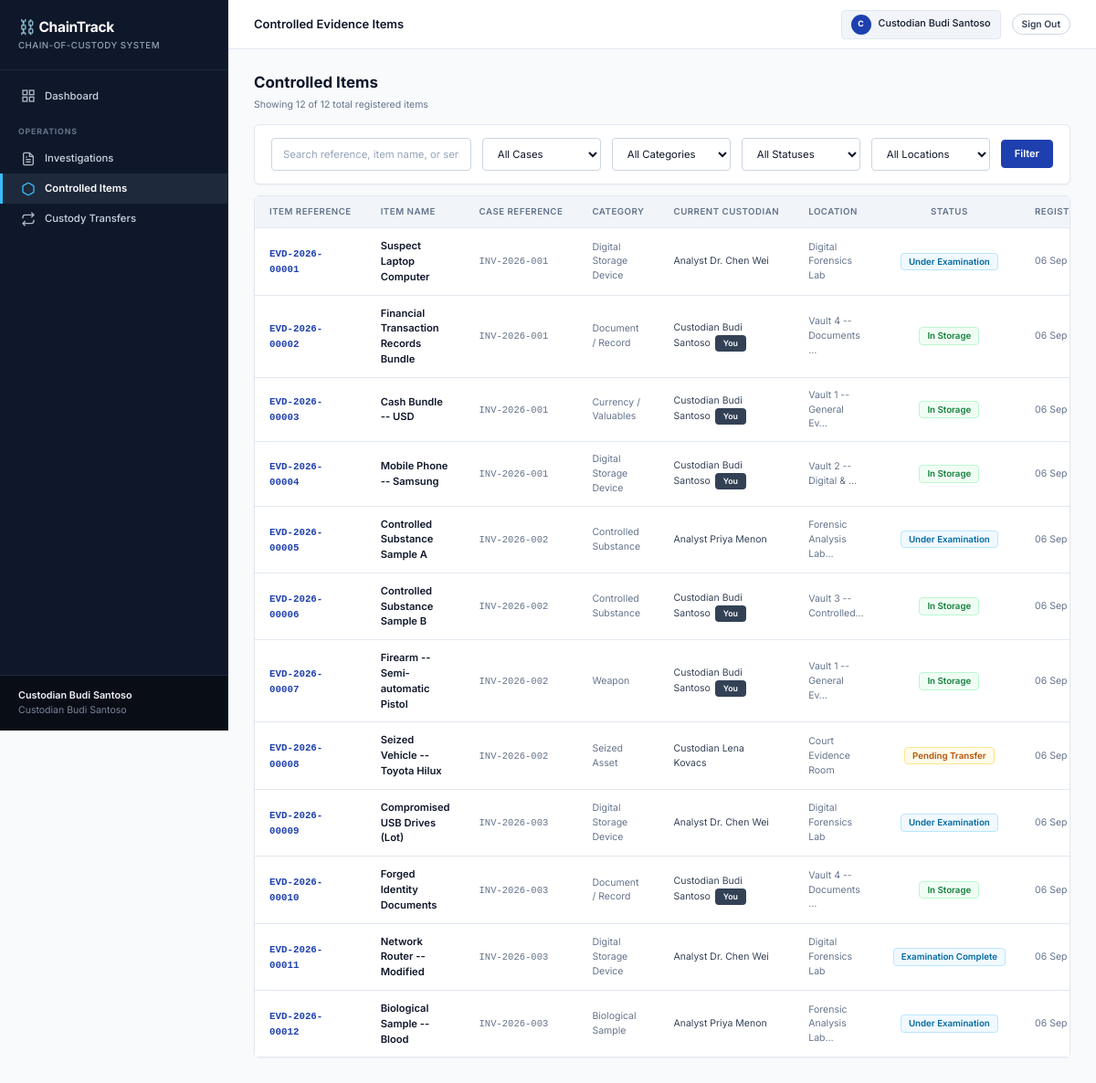
Screenshot of /items/index.php (signed in) with the database file from the repository.
### tables this page shows
CREATE TABLE `items` (
  `id`                   INT UNSIGNED NOT NULL AUTO_INCREMENT,
  `item_reference`       VARCHAR(100) NOT NULL COMMENT 'e.g. EVD-2026-00001',
  `investigation_id`     INT UNSIGNED NOT NULL,
  `category_id`          INT UNSIGNED NOT NULL,
  `item_name`            VARCHAR(255) NOT NULL,
  `description`          TEXT         DEFAULT NULL,
  `physical_description` TEXT         DEFAULT NULL COMMENT 'Color, dimensions, serial numbers, markings',
  `acquisition_date`     DATE         DEFAULT NULL,
  `acquisition_location` VARCHAR(255) DEFAULT NULL COMMENT 'Free-text original collection point',
  `registered_by`        INT UNSIGNED NOT NULL,
  `current_custodian_id` INT UNSIGNED DEFAULT NULL,
  `current_location_id`  INT UNSIGNED DEFAULT NULL,
  `current_status_id`    INT UNSIGNED NOT NULL,
  `notes`                TEXT         DEFAULT NULL,
  `is_archived`          TINYINT(1)   NOT NULL DEFAULT 0,
  `created_at`           TIMESTAMP    NOT NULL DEFAULT CURRENT_TIMESTAMP,
  `updated_at`           TIMESTAMP    NOT NULL DEFAULT CURRENT_TIMESTAMP ON UPDATE CURRENT_TIMESTAMP,
  PRIMARY KEY (`id`),
  UNIQUE KEY `uq_item_reference`      (`item_reference`),
  KEY `fk_items_investigation`        (`investigation_id`),
  KEY `fk_items_category`             (`category_id`),
  KEY `fk_items_registered_by`        (`registered_by`),
  KEY `fk_items_current_custodian`    (`current_custodian_id`),
  KEY `fk_items_current_location`     (`current_location_id`),
  KEY `fk_items_current_status`       (`current_status_id`),
  KEY `idx_items_is_archived`         (`is_archived`),
  CONSTRAINT `fk_items_investigation`     FOREIGN KEY (`investigation_id`)    REFERENCES `investigations`  (`id`),
  CONSTRAINT `fk_items_category`          FOREIGN KEY (`category_id`)         REFERENCES `item_categories` (`id`),
  CONSTRAINT `fk_items_registered_by`     FOREIGN KEY (`registered_by`)       REFERENCES `users`          (`id`),
  CONSTRAINT `fk_items_current_custodian` FOREIGN KEY (`current_custodian_id`) REFERENCES `users`          (`id`),
  CONSTRAINT `fk_items_current_location`  FOREIGN KEY (`current_location_id`)  REFERENCES `locations`      (`id`),
  CONSTRAINT `fk_items_current_status`    FOREIGN KEY (`current_status_id`)    REFERENCES `item_statuses`  (`id`)
);

CREATE TABLE `investigations` (
  `id`            INT UNSIGNED NOT NULL AUTO_INCREMENT,
  `inv_reference` VARCHAR(80)  NOT NULL COMMENT 'e.g. INV-2026-001',
  `title`         VARCHAR(255) NOT NULL,
  `description`   TEXT         DEFAULT NULL,
  `department_id` INT UNSIGNED DEFAULT NULL,
  `lead_user_id`  INT UNSIGNED DEFAULT NULL,
  `start_date`    DATE         NOT NULL,
  `end_date`      DATE         DEFAULT NULL,
  `status`        ENUM('open','closed','archived') NOT NULL DEFAULT 'open',
  `created_by`    INT UNSIGNED NOT NULL,
  `created_at`    TIMESTAMP    NOT NULL DEFAULT CURRENT_TIMESTAMP,
  `updated_at`    TIMESTAMP    NOT NULL DEFAULT CURRENT_TIMESTAMP ON UPDATE CURRENT_TIMESTAMP,
  PRIMARY KEY (`id`),
  UNIQUE KEY `uq_inv_reference`   (`inv_reference`),
  KEY `fk_inv_department`         (`department_id`),
  KEY `fk_inv_lead_user`          (`lead_user_id`),
  KEY `fk_inv_created_by`         (`created_by`),
  KEY `idx_investigations_status` (`status`),
  CONSTRAINT `fk_inv_department` FOREIGN KEY (`department_id`) REFERENCES `departments` (`id`),
  CONSTRAINT `fk_inv_lead_user`  FOREIGN KEY (`lead_user_id`)  REFERENCES `users`       (`id`),
  CONSTRAINT `fk_inv_created_by` FOREIGN KEY (`created_by`)    REFERENCES `users`       (`id`)
);

CREATE TABLE `item_categories` (
  `id`          INT UNSIGNED NOT NULL AUTO_INCREMENT,
  `cat_name`    VARCHAR(100) NOT NULL,
  `description` TEXT         DEFAULT NULL,
  `is_active`   TINYINT(1)   NOT NULL DEFAULT 1,
  `created_at`  TIMESTAMP    NOT NULL DEFAULT CURRENT_TIMESTAMP,
  PRIMARY KEY (`id`),
  UNIQUE KEY `uq_cat_name` (`cat_name`)
);

CREATE TABLE `users` (
  `id`            INT UNSIGNED NOT NULL AUTO_INCREMENT,
  `employee_id`   VARCHAR(50)  DEFAULT NULL COMMENT 'Badge / employee number',
  `full_name`     VARCHAR(150) NOT NULL,
  `email`         VARCHAR(150) NOT NULL,
  `username`      VARCHAR(80)  NOT NULL,
  `password_hash` VARCHAR(255) NOT NULL COMMENT 'PHP password_hash() BCRYPT',
  `role_id`       INT UNSIGNED NOT NULL,
  `department_id` INT UNSIGNED DEFAULT NULL,
  `is_active`     TINYINT(1)   NOT NULL DEFAULT 1,
  `last_login_at` DATETIME     DEFAULT NULL,
  `created_by`    INT UNSIGNED DEFAULT NULL COMMENT 'NULL for the first system admin',
  `created_at`    TIMESTAMP    NOT NULL DEFAULT CURRENT_TIMESTAMP,
  `updated_at`    TIMESTAMP    NOT NULL DEFAULT CURRENT_TIMESTAMP ON UPDATE CURRENT_TIMESTAMP,
  PRIMARY KEY (`id`),
  UNIQUE KEY `uq_users_email`       (`email`),
  UNIQUE KEY `uq_users_username`    (`username`),
  UNIQUE KEY `uq_users_employee_id` (`employee_id`),
  KEY `fk_users_role_id`       (`role_id`),
  KEY `fk_users_department_id` (`department_id`),
  KEY `fk_users_created_by`    (`created_by`),
  CONSTRAINT `fk_users_role`       FOREIGN KEY (`role_id`)       REFERENCES `roles`       (`id`),
  CONSTRAINT `fk_users_department` FOREIGN KEY (`department_id`) REFERENCES `departments` (`id`),
  CONSTRAINT `fk_users_creator`    FOREIGN KEY (`created_by`)    REFERENCES `users`       (`id`)
);

CREATE TABLE `locations` (
  `id`            INT UNSIGNED NOT NULL AUTO_INCREMENT,
  `location_code` VARCHAR(50)  DEFAULT NULL,
  `location_name` VARCHAR(150) NOT NULL,
  `location_type` ENUM('storage','lab','office','field','external','other') NOT NULL DEFAULT 'storage',
  `parent_id`     INT UNSIGNED DEFAULT NULL COMMENT 'Self-referential for sub-locations',
  `department_id` INT UNSIGNED DEFAULT NULL,
  `description`   TEXT         DEFAULT NULL,
  `is_active`     TINYINT(1)   NOT NULL DEFAULT 1,
  `created_at`    TIMESTAMP    NOT NULL DEFAULT CURRENT_TIMESTAMP,
  PRIMARY KEY (`id`),
  UNIQUE KEY `uq_location_code` (`location_code`),
  KEY `fk_locations_parent`     (`parent_id`),
  KEY `fk_locations_department` (`department_id`),
  CONSTRAINT `fk_locations_parent`     FOREIGN KEY (`parent_id`)     REFERENCES `locations`   (`id`),
  CONSTRAINT `fk_locations_department` FOREIGN KEY (`department_id`) REFERENCES `departments` (`id`)
);

CREATE TABLE `item_statuses` (
  `id`          INT UNSIGNED NOT NULL AUTO_INCREMENT,
  `status_name` VARCHAR(100) NOT NULL,
  `status_slug` VARCHAR(50)  NOT NULL,
  `color_badge` VARCHAR(20)  NOT NULL DEFAULT 'secondary' COMMENT 'Bootstrap badge variant',
  `description` TEXT         DEFAULT NULL,
  `is_active`   TINYINT(1)   NOT NULL DEFAULT 1,
  `sort_order`  INT          NOT NULL DEFAULT 0,
  `created_at`  TIMESTAMP    NOT NULL DEFAULT CURRENT_TIMESTAMP,
  PRIMARY KEY (`id`),
  UNIQUE KEY `uq_status_name` (`status_name`),
  UNIQUE KEY `uq_status_slug` (`status_slug`)
);

### includes/functions.php (called while the page is built, shortened)
<?php
function esc(mixed $value): string
{
    return htmlspecialchars((string)$value, ENT_QUOTES | ENT_SUBSTITUTE, 'UTF-8');
}
function getAllItemsPaginated(mysqli $db, array $filters = [], int $page = 1, int $perPage = 20): array
{
    $where = ['1=1'];
    $params = [];
    $types = '';
    if (isset($filters['is_archived']) && $filters['is_archived'] !== '') {
        $where[] = 'i.is_archived = ?';
        $params[] = (int)$filters['is_archived'];
        $types .= 'i';
    }
    $wSql = implode(' AND ', $where);
    $cntSql = "SELECT COUNT(*) AS total FROM items i WHERE {$wSql}";
    if ($types !== '') {
        $stmt = $db->prepare($cntSql);
        $stmt->bind_param($types, ...$params);
        $stmt->execute();
        $total = (int)$stmt->get_result()->fetch_assoc()['total'];
    } else {
        $res = $db->query($cntSql);
        $total = (int)$res->fetch_assoc()['total'];
    }
    $page = max(1, $page);
    $pages = max(1, (int)ceil($total / $perPage));
    $offset = ($page - 1) * $perPage;
    $sql = "SELECT i.id, i.item_reference, i.item_name, i.physical_description,
                   i.acquisition_date, i.is_archived, i.created_at,
                   c.cat_name AS category_name,
                   inv.id AS investigation_id, inv.inv_reference, inv.title AS investigation_title,
                   u.id AS custodian_id, u.full_name AS custodian_name, u.employee_id AS custodian_emp_id,
                   l.id AS location_id, l.location_name,
                   ist.id AS status_id, ist.status_name, ist.status_slug, ist.color_badge
            FROM items i
            JOIN item_categories c   ON c.id   = i.category_id
            JOIN investigations inv  ON inv.id = i.investigation_id
            JOIN item_statuses ist   ON ist.id = i.current_status_id
            LEFT JOIN users u        ON u.id   = i.current_custodian_id
            LEFT JOIN locations l    ON l.id   = i.current_location_id
            WHERE {$wSql}
            ORDER BY i.created_at DESC
            LIMIT ? OFFSET ?";
    $pageParams = $params;
    $pageParams[] = $perPage;
    $pageParams[] = $offset;
    $pageTypes = $types . 'ii';
    $stmt = $db->prepare($sql);
    $stmt->bind_param($pageTypes, ...$pageParams);
    $stmt->execute();
    $rows = $stmt->get_result()->fetch_all(MYSQLI_ASSOC);
    return [
        'total'   => $total,
        'page'    => $page,
        'perPage' => $perPage,
        'pages'   => $pages,
        'rows'    => $rows,
    ];
}

### includes/auth_check.php (called while the page is built, shortened)
<?php
function sessionUserId(): int
{
    return (int)($_SESSION['user_id'] ?? 0);
}

### items/index.php (the view, shortened to what this page needs)
<?php
require_once __DIR__ . '/../includes/auth_check.php';
require_once __DIR__ . '/../includes/functions.php';
$db = getMySQL();
$userId   = sessionUserId();
$filters = [
    'search'           => trim($_GET['search'] ?? ''),
    'investigation_id' => (int)($_GET['investigation_id'] ?? 0) ?: null,
    'category_id'      => (int)($_GET['category_id'] ?? 0) ?: null,
    'status_id'        => (int)($_GET['status_id'] ?? 0) ?: null,
    'custodian_id'     => (int)($_GET['custodian_id'] ?? 0) ?: null,
    'location_id'      => (int)($_GET['location_id'] ?? 0) ?: null,
    'is_archived'      => isset($_GET['is_archived']) && $_GET['is_archived'] !== '' ? (int)$_GET['is_archived'] : 0,
];
$page    = max(1, (int)($_GET['page'] ?? 1));
$perPage = 15;
$data    = getAllItemsPaginated($db, $filters, $page, $perPage);
$items   = $data['rows'];
$pageTitle = 'Controlled Evidence Items';
?>
<!DOCTYPE html>
<html lang="en">
<head>
  <link rel="stylesheet" href="/public/css/chaintrack.css">
</head>
<body>
<div id="ct-sidebar-wrap">
<?php require_once __DIR__ . '/../views/layouts/sidebar.php'; ?>
<div id="ct-main">
  <div id="ct-topbar">
    <span class="page-title"><?= esc($pageTitle) ?></span>
    <div class="topbar-right">
      <div class="ct-user-pill">
        <div class="ct-avatar"><?= strtoupper(substr($_SESSION['user_name'] ?? 'U', 0, 1)) ?></div>
        <span><?= esc($_SESSION['user_name'] ?? '') ?></span>
      </div>
      <a href="/views/auth/logout.php" class="ct-btn ct-btn-secondary ct-btn-sm" style="border-radius:99px;">Sign Out</a>
    </div>
  </div>
  <div id="ct-content">
    <div class="d-flex justify-between align-center mb-2">
      <div>
        <h2 style="margin:0;font-size:1.25rem;">Controlled Items</h2>
        <span class="small text-muted">
          Showing <?= count($items) ?> of <?= $data['total'] ?> total registered items
        </span>
      </div>
    </div>
    <div class="ct-card mb-2" style="padding:14px 18px;">
      <form method="GET" class="d-flex align-center gap-2" style="margin:0;flex-wrap:wrap;">
        <div style="flex:2;min-width:180px;">
          <input type="text" name="search" class="ct-input" placeholder="Search reference, item name, or serial…" value="<?= esc($filters['search']) ?>">
        </div>
        <div style="flex:1;min-width:130px;">
          <select name="investigation_id" class="ct-select">
            <option value="">All Cases</option>
          </select>
        </div>
        <div style="flex:1;min-width:130px;">
          <select name="category_id" class="ct-select">
            <option value="">All Categories</option>
          </select>
        </div>
        <div style="flex:1;min-width:130px;">
          <select name="status_id" class="ct-select">
            <option value="">All Statuses</option>
          </select>
        </div>
        <div style="flex:1;min-width:130px;">
          <select name="location_id" class="ct-select">
            <option value="">All Locations</option>
          </select>
        </div>
        <button type="submit" class="ct-btn ct-btn-primary">Filter</button>
      </form>
    </div>
    <div class="ct-card">
      <div class="ct-table-wrap">
        <table class="ct-table">
          <thead>
            <tr>
              <th style="width:130px;">Item Reference</th>
              <th>Item Name</th>
              <th>Case Reference</th>
              <th>Category</th>
              <th>Current Custodian</th>
              <th>Location</th>
              <th style="width:110px;text-align:center;">Status</th>
              <th style="width:100px;">Registered</th>
            </tr>
          </thead>
          <tbody>
            <?php foreach ($items as $it): ?>
            <tr>
              <td>
                <a href="/items/item_details.php?id=<?= (int)$it['id'] ?>" class="ref-code" style="text-decoration:none;">
                  <?= esc($it['item_reference']) ?>
                </a>
              </td>
              <td class="fw-600">
                <a href="/items/item_details.php?id=<?= (int)$it['id'] ?>" style="color:var(--ct-text);text-decoration:none;">
                  <?= esc(mb_strimwidth($it['item_name'], 0, 36, '…')) ?>
                </a>
              </td>
              <td>
                <a href="/investigations/view.php?id=<?= (int)$it['investigation_id'] ?>" class="mono small" style="text-decoration:none;color:var(--ct-muted);">
                  <?= esc($it['inv_reference']) ?>
                </a>
              </td>
              <td class="small text-muted"><?= esc($it['category_name']) ?></td>
              <td class="small">
                <?= esc($it['custodian_name'] ?: '—') ?>
                <?php if ((int)$it['custodian_id'] === $userId): ?>
                  <span class="badge bg-dark" style="font-size:.65rem;margin-left:2px;">You</span>
                <?php endif; ?>
              </td>
              <td class="small text-muted"><?= esc(mb_strimwidth($it['location_name'] ?: '—', 0, 22, '…')) ?></td>
              <td style="text-align:center;">
                <span class="badge bg-<?= esc($it['color_badge']) ?>">
                  <?= esc($it['status_name']) ?>
                </span>
              </td>
              <td class="small text-muted"><?= date('d M Y', strtotime($it['created_at'])) ?></td>
            </tr>
            <?php endforeach; ?>
          </tbody>
        </table>
      </div>
    </div>
  </div>
</div>
</div>
</body>
</html>

### rows the page displays
items: item_reference "EVD-2026-00001", item_name "Suspect Laptop Computer", investigation.inv_reference "INV-2026-001", category.cat_name "Digital Storage Device", current_custodian.full_name "Analyst Dr. Chen Wei", current_location.location_name "Digital Forensics Lab", current_status.status_name "Under Examination", created_at "06 Sep…"
items: item_reference "EVD-2026-00002", item_name "Financial Transaction Records Bundle", investigation.inv_reference "INV-2026-001", category.cat_name "Document / Record", current_custodian.full_name "Custodian Budi Santoso", shows "You", current_location.location_name "Vault 4 -- Documents …", current_status.status_name "In Storage", created_at "06 Sep…"
items: item_reference "EVD-2026-00003", item_name "Cash Bundle -- USD", investigation.inv_reference "INV-2026-001", category.cat_name "Currency / Valuables", current_custodian.full_name "Custodian Budi Santoso", shows "You", current_location.location_name "Vault 1 -- General Ev…", current_status.status_name "In Storage", created_at "06 Sep…"
items: item_reference "EVD-2026-00004", item_name "Mobile Phone -- Samsung", investigation.inv_reference "INV-2026-001", category.cat_name "Digital Storage Device", current_custodian.full_name "Custodian Budi Santoso", shows "You", current_location.location_name "Vault 2 -- Digital & …", current_status.status_name "In Storage", created_at "06 Sep…"
items: item_reference "EVD-2026-00005", item_name "Controlled Substance Sample A", investigation.inv_reference "INV-2026-002", category.cat_name "Controlled Substance", current_custodian.full_name "Analyst Priya Menon", current_location.location_name "Forensic Analysis Lab…", current_status.status_name "Under Examination", created_at "06 Sep…"
items: item_reference "EVD-2026-00006", item_name "Controlled Substance Sample B", investigation.inv_reference "INV-2026-002", category.cat_name "Controlled Substance", current_custodian.full_name "Custodian Budi Santoso", shows "You", current_location.location_name "Vault 3 -- Controlled…", current_status.status_name "In Storage", created_at "06 Sep…"
items: item_reference "EVD-2026-00007", item_name "Firearm -- Semi-automatic Pistol", investigation.inv_reference "INV-2026-002", category.cat_name "Weapon", current_custodian.full_name "Custodian Budi Santoso", shows "You", current_location.location_name "Vault 1 -- General Ev…", current_status.status_name "In Storage", created_at "06 Sep…"
items: item_reference "EVD-2026-00008", item_name "Seized Vehicle -- Toyota Hilux", investigation.inv_reference "INV-2026-002", category.cat_name "Seized Asset", current_custodian.full_name "Custodian Lena Kovacs", current_location.location_name "Court Evidence Room", current_status.status_name "Pending Transfer", created_at "06 Sep…"
items: item_reference "EVD-2026-00009", item_name "Compromised USB Drives (Lot)", investigation.inv_reference "INV-2026-003", category.cat_name "Digital Storage Device", current_custodian.full_name "Analyst Dr. Chen Wei", current_location.location_name "Digital Forensics Lab", current_status.status_name "Under Examination", created_at "06 Sep…"
items: item_reference "EVD-2026-00010", item_name "Forged Identity Documents", investigation.inv_reference "INV-2026-003", category.cat_name "Document / Record", current_custodian.full_name "Custodian Budi Santoso", shows "You", current_location.location_name "Vault 4 -- Documents …", current_status.status_name "In Storage", created_at "06 Sep…"
items: item_reference "EVD-2026-00011", item_name "Network Router -- Modified", investigation.inv_reference "INV-2026-003", category.cat_name "Digital Storage Device", current_custodian.full_name "Analyst Dr. Chen Wei", current_location.location_name "Digital Forensics Lab", current_status.status_name "Examination Complete", created_at "06 Sep…"
items: item_reference "EVD-2026-00012", item_name "Biological Sample -- Blood", investigation.inv_reference "INV-2026-003", category.cat_name "Biological Sample", current_custodian.full_name "Analyst Priya Menon", current_location.location_name "Forensic Analysis Lab…", current_status.status_name "Under Examination", created_at "06 Sep…"

### other values shown
APP_NAME "ChainTrack"
$label "Dashboard Investigations Controlled Items Custody Transfers"
$userName "Custodian Budi Santoso"
$roleLabel "Custodian Budi Santoso"
$pageTitle "Controlled Evidence Items"
substr($_SESSION['user_name'] ?? 'U', 0, 1) "C"
$_SESSION['user_name'] "Custodian Budi Santoso"
count($items) "12"
$data['total'] "12"
